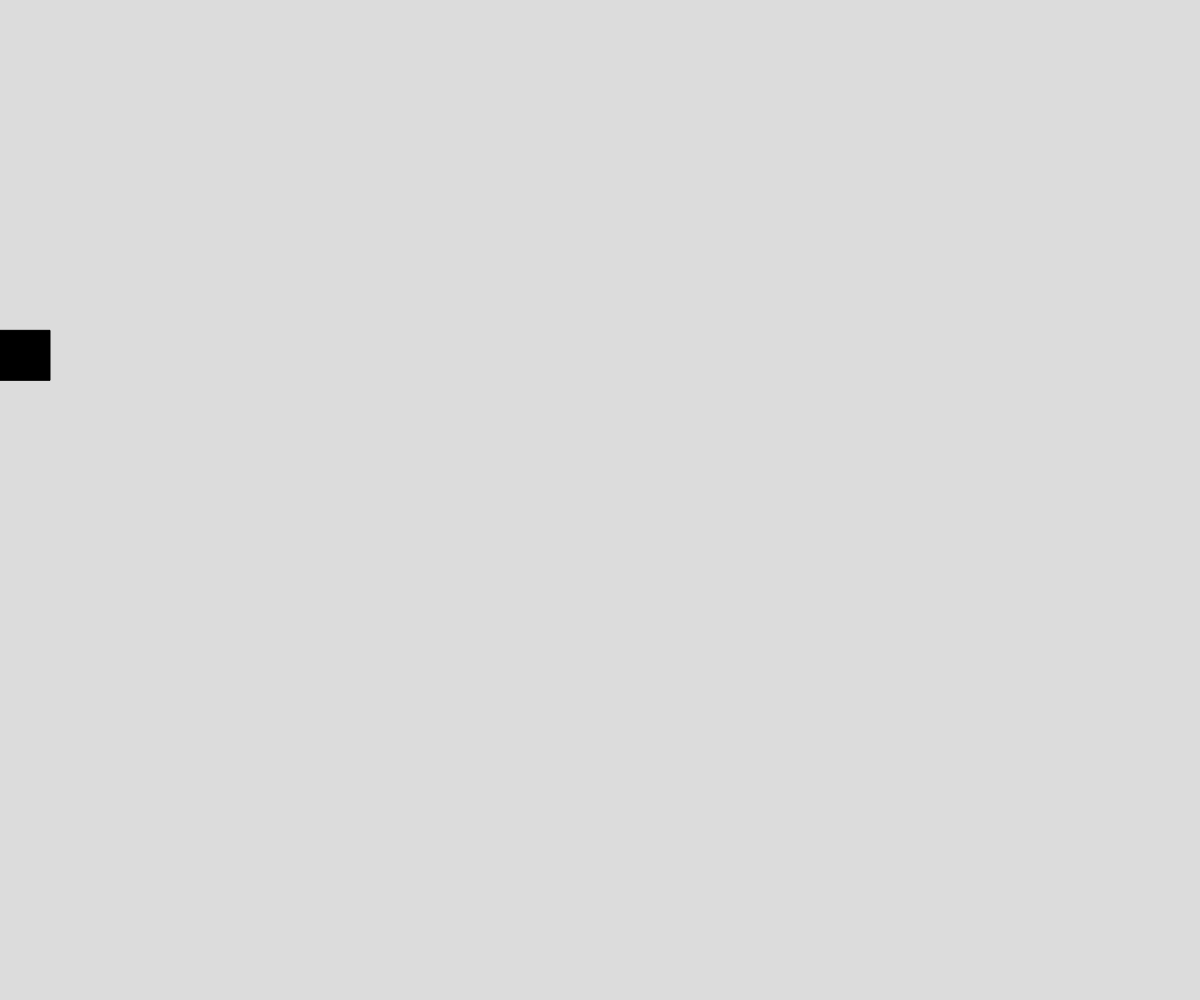
Frame 1 (no input)
Frame 60 (no input): identical to frame 1, image omitted
Frame 120 (the mouse pressed at the canvas centre since frame 60): identical to frame 1, image omitted

The p5.js sketch that drew this single still picture (run headless with seeded random() and noise() and a simulated clock; from frame 60 on, the mouse is pressed at the canvas centre):

// p5.js sketch
// ── sketch.js
// Project Title: Perlin Noise Demo
// Your Name
// Date
//
// Extra for Experts:
// - describe what you did to take this project "above and beyond"


let x;
let time;
let rectWidth;
let myRectangle;
let numberOfRects = 10;
let rects = [];

function setup() {
  createCanvas(windowWidth, windowHeight);
  x = width/2;
  time = 0;
  rectWidth = 50;
  generateInitialTerrain();
}

function draw() {
  background(220);

  time += 0.01;
  x = noise(time)*width;

  fill(0);
  rect(myRectangle.x, myRectangle.y, myRectangle.width, myRectangle.height);
}

function generateInitialTerrain() {
  let rectHeight = noise(time)* height;
  myRectangle = {
    height: rectWidth, 
    width: rectWidth, 
    x: 0, 
    y: height - rectHeight,
  };
  rects.push(myRectangle);
  time += 0.01;
}
